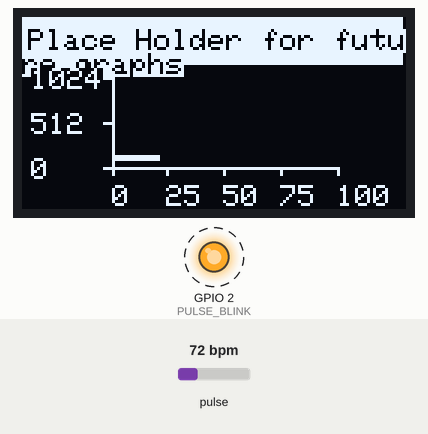
Simulated run of this sketch. Board: ESP32. Shown: 128×64 one-colour display, output pins drawn as LEDs (lit = HIGH). Dashed ring = blinking. The inputs (shaded band) are chosen by the test bench; at power-on: pulse 72 bpm. WiFi joins after 1.5 s; servers stay silent unless stated; the display library's start-up logo is not drawn; storage starts empty; what the sketch prints to the serial monitor is not drawn.

Above: at 3.37 s.
3.6 s: pulse set to 42 bpm
At 3.79 s:
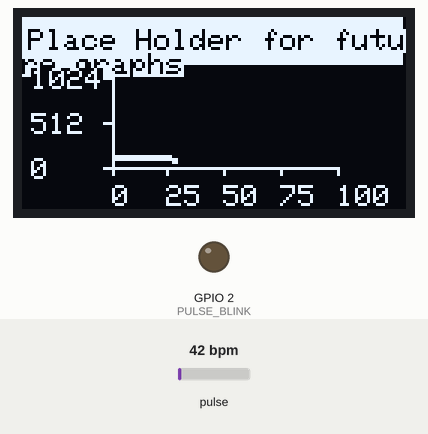
5.1 s: pulse set to 70 bpm
At 5.26 s:
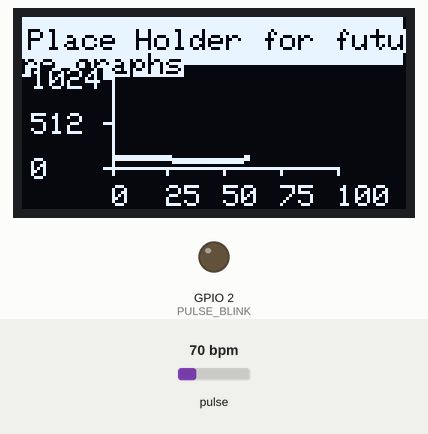
6.6 s: pulse set to 130 bpm
At 7.08 s:
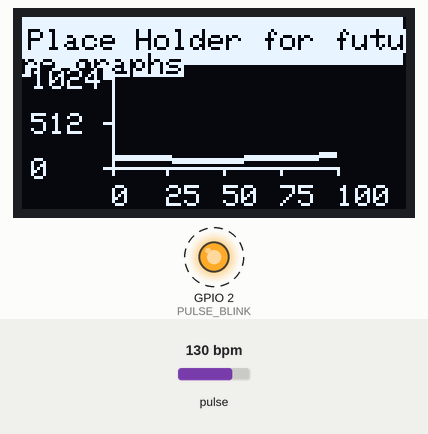
Timing chart, 0 to 14.1 s (numbered marks = the images above; inputs shaded):
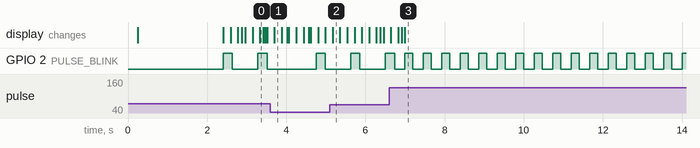

The sketch:

main.ino
```cpp
#define USE_ARDUINO_INTERRUPTS false
#include <PulseSensorPlayground.h>

#include <ESPAsyncWebServer.h>
#include <WiFI.h>
#include <ESPmDNS.h>
#include <AsyncJson.h>
#include <SPIFFS.h>

#include <SPI.h>
#include <Wire.h>
#include <Adafruit_GFX.h>
#include <Adafruit_SH110X.h>


#define i2c_Address 0x3c


double x, y;

bool Redraw4 = true;
double ox , oy ;


#define SCREEN_WIDTH 128 // OLED display width, in pixels
#define SCREEN_HEIGHT 64 // OLED display height, in pixels
#define OLED_RESET -1   //   QT-PY / XIAO
Adafruit_SH1106G display = Adafruit_SH1106G(SCREEN_WIDTH, SCREEN_HEIGHT, &Wire, OLED_RESET);

int counter = 0;
#define BUILTIN_LED 2
const int OUTPUT_TYPE = SERIAL_PLOTTER;

const int PULSE_INPUT = 36;
const int PULSE_BLINK = 2;    // Pin 13 is the on-board LED
const int PULSE_FADE = 23;
const int THRESHOLD = 3500;   // Adjust this number to avoid noise when idle

byte samplesUntilReport;
const byte SAMPLES_PER_SERIAL_SAMPLE = 10;

PulseSensorPlayground pulseSensor;
AsyncWebServer server(80);

void setup()
{


  Serial.begin(115200);

  delay(250); // wait for the OLED to power up
  display.begin(i2c_Address, true); // Address 0x3C default
 //display.setContrast (0); // dim display
  display.display();
  display.clearDisplay();
  display.display();
  /*
  for (int i=0; i<100; i++)
  {
  DrawCGraph(display, x++, random(0, 1024), 30, 50, 75, 30, 0, 100, 25, 0, 1024, 512, 0, "Place Holder for future graphs", Redraw4);
  }
  */


  pulseSensor.analogInput(PULSE_INPUT);
  pulseSensor.blinkOnPulse(PULSE_BLINK);
  pulseSensor.fadeOnPulse(PULSE_FADE);

  pulseSensor.setSerial(Serial);
  pulseSensor.setOutputType(OUTPUT_TYPE);
  pulseSensor.setThreshold(THRESHOLD);

  // Skip the first SAMPLES_PER_SERIAL_SAMPLE in the loop().
  samplesUntilReport = SAMPLES_PER_SERIAL_SAMPLE;

  // Now that everything is ready, start reading the PulseSensor signal.
  if (!pulseSensor.begin()) {
    /*
       PulseSensor initialization failed,
       likely because our Arduino platform interrupts
       aren't supported yet.

       If your Sketch hangs here, try changing USE_PS_INTERRUPT to false.
    */
    for(;;) {
      // Flash the led to show things didn't work.
      digitalWrite(PULSE_BLINK, LOW);
      delay(50);
      digitalWrite(PULSE_BLINK, HIGH);
      delay(50);
    }
  }
   delay(10);

    // We start by connecting to a WiFi network

    Serial.println();
    Serial.println();
    Serial.print("Connecting to ");
    Serial.println("AndroidAPB397");

    WiFi.begin("AndroidAPB397", "wlmp1425");


    while (WiFi.status() != WL_CONNECTED) {
        counter++;
        delay(1000);
        Serial.print(".");
        if (counter >= 60)
        {
          Serial.print("\nTrying again by restarting the esp\n");
          ESP.restart();
        }
    }

    Serial.println("");
    Serial.println("WiFi connected");
    Serial.println("IP address: ");
    Serial.println(WiFi.localIP());

  Serial.println();


  SPIFFS.begin();

  MDNS.begin("demo-server");


  DefaultHeaders::Instance().addHeader("Access-Control-Allow-Origin", "*");
  DefaultHeaders::Instance().addHeader("Access-Control-Allow-Methods", "GET, PUT");
  DefaultHeaders::Instance().addHeader("Access-Control-Allow-Headers", "*");

  /* server.addHandler(new AsyncCallbackJsonWebHandler("/led", [](AsyncWebServerRequest *request, JsonVariant &json) {
    const JsonObject &jsonObj = json.as<JsonObject>();
    if (jsonObj["on"])
    {
      Serial.println("Turn on LED");
      digitalWrite(BUILTIN_LED, HIGH);
    }
    else
    {
      Serial.println("Turn off LED");
      digitalWrite(BUILTIN_LED, LOW);
    }
    request->send(200, "OK");
  }));*/


  server.serveStatic("/", SPIFFS, "/").setDefaultFile("index.html");

  server.on("/IBI", HTTP_GET, [](AsyncWebServerRequest *request){
  request->send_P(200, "text/plain", String(pulseSensor.getInterBeatIntervalMs()).c_str());
  });

  server.on("/BPM", HTTP_GET, [](AsyncWebServerRequest *request){
  request->send_P(200, "text/plain", String(pulseSensor.getBeatsPerMinute() / 2).c_str());
  });

  server.onNotFound([](AsyncWebServerRequest *request) {
    if (request->method() == HTTP_OPTIONS)
    {
      request->send(200);
    }
    else
    {
      Serial.println("Not found");
      request->send(404, "Not found");
    }
  });

  server.begin();
}

void loop()
{

    if (pulseSensor.sawNewSample()) {
    /*
       Every so often, send the latest Sample.
       We don't print every sample, because our baud rate
       won't support that much I/O.
    */
    if (--samplesUntilReport == (byte) 0) {
      samplesUntilReport = SAMPLES_PER_SERIAL_SAMPLE;

      pulseSensor.outputSample();
      if ( x < 100)
  {
    DrawCGraph(display, x++,pulseSensor.getBeatsPerMinute() , 30, 50, 75, 30, 0, 100, 25, 0, 1024, 512, 0, "Place Holder for future graphs", Redraw4);
  }

      /*
         At about the beginning of every heartbeat,
         report the heart rate and inter-beat-interval.
      */
      if (pulseSensor.sawStartOfBeat()) {
        pulseSensor.outputBeat();
      }
    }

    /*******
      Here is a good place to add code that could take up
      to a millisecond or so to run.
    *******/
  }
}


void DrawCGraph(Adafruit_SH1106G &d, double x, double y, double gx, double gy, double w, double h, double xlo, double xhi, double xinc, double ylo, double yhi, double yinc, double dig, String title, boolean &Redraw) {

  double i;
  double temp;
  int rot, newrot;

  if (Redraw == true) {
    Redraw = false;
    d.fillRect(0, 0,  127 , 16, SH110X_WHITE);
    d.setTextColor(SH110X_BLACK, SH110X_WHITE);
    d.setTextSize(1);
    d.setCursor(2, 4);
    d.println(title);
    ox = (x - xlo) * ( w) / (xhi - xlo) + gx;
    oy = (y - ylo) * (gy - h - gy) / (yhi - ylo) + gy;
    // draw y scale
    d.setTextSize(1);
    d.setTextColor(SH110X_WHITE, SH110X_BLACK);
    for ( i = ylo; i <= yhi; i += yinc) {
      // compute the transform
      // note my transform funcition is the same as the map function, except the map uses long and we need doubles
      temp =  (i - ylo) * (gy - h - gy) / (yhi - ylo) + gy;
      if (i == 0) {
        d.drawFastHLine(gx - 3, temp, w + 3, SH110X_WHITE);
      }
      else {
        d.drawFastHLine(gx - 3, temp, 3, SH110X_WHITE);
      }
      d.setCursor(gx - 27, temp - 3);
      d.println(i, dig);
    }
    // draw x scale
    for (i = xlo; i <= xhi; i += xinc) {
      // compute the transform
      d.setTextSize(1);
      d.setTextColor(SH110X_WHITE, SH110X_BLACK);
      temp =  (i - xlo) * ( w) / (xhi - xlo) + gx;
      if (i == 0) {
        d.drawFastVLine(temp, gy - h, h + 3, SH110X_WHITE);
      }
      else {
        d.drawFastVLine(temp, gy, 3, SH110X_WHITE);
      }
      d.setCursor(temp, gy + 6);
      d.println(i, dig);
    }
  }

  // graph drawn now plot the data
  // the entire plotting code are these few lines...

  x =  (x - xlo) * ( w) / (xhi - xlo) + gx;
  y =  (y - ylo) * (gy - h - gy) / (yhi - ylo) + gy;
  d.drawLine(ox, oy, x, y, SH110X_WHITE);
  d.drawLine(ox, oy - 1, x, y - 1, SH110X_WHITE);
  ox = x;
  oy = y;

  // up until now print sends data to a video buffer NOT the screen
  // this call sends the data to the screen
  d.display();

}
```

Measured:
- after the input at 6.6 s, GPIO 2 (PULSE_BLINK): alternates HIGH for 0.20 s and LOW for 0.26 s, starting after 0.39 s
